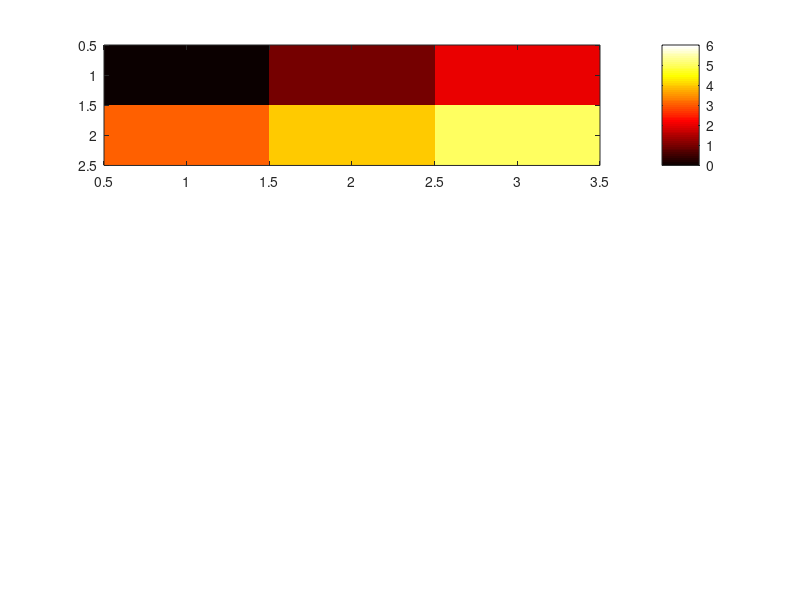

Reproduce this figure in MATLAB. (Note: this script raises an error after producing the figure.)
data = [0, 1, 2; 3, 4, 5];
f = figure(11);

top_axes = subplot(311);
heat = imagesc(data);
colormap("hot");
cb = colorbar();
heat_xlim = xlim();
heat_ylim = ylim();
initial_axis = axis();
top_scale = caxis([0, 6]);
top_scale_query = caxis();
manual_axis = axis([0.5, 3.5, 0.5, 2.5]);
auto_axis = axis("auto");

middle_axes = subplot(312);
photo = imshow([0, 0.5; 1, 0.25]);
colormap("gray");
colorbar("off");
gray_map = colormap();
middle_scale = caxis();
hidden_axis = axis();
shown_axis = axis("on");

bottom_axes = subplot(313);
indexed = image([1, 4; 8, 2]);
jet_map = colormap("jet");
direct_scale = caxis();
bottom_axis = axis("tight");
current = gcf();
